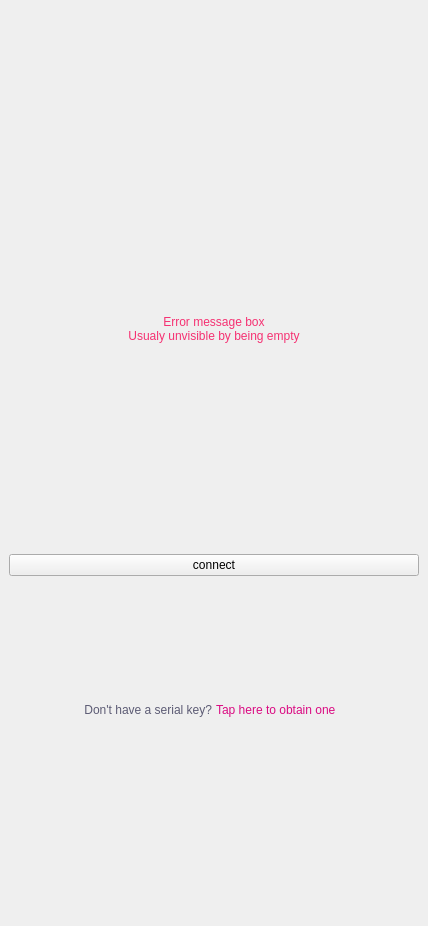
<?xml version="1.0" encoding="UTF-8"?>
<ui version="4.0">
 <class>Login</class>
 <widget class="QWidget" name="Login">
  <property name="geometry">
   <rect>
    <x>0</x>
    <y>0</y>
    <width>428</width>
    <height>926</height>
   </rect>
  </property>
  <property name="windowTitle">
   <string>Form</string>
  </property>
  <layout class="QVBoxLayout" name="verticalLayout">
   <property name="spacing">
    <number>0</number>
   </property>
   <property name="leftMargin">
    <number>0</number>
   </property>
   <property name="topMargin">
    <number>0</number>
   </property>
   <property name="rightMargin">
    <number>0</number>
   </property>
   <property name="bottomMargin">
    <number>0</number>
   </property>
   <item>
    <widget class="DapGuiWidget" name="Background" native="true">
     <property name="cssStyle" stdset="0">
      <string>backgroundcolor</string>
     </property>
     <layout class="QHBoxLayout" name="horizontalLayout_4">
      <property name="spacing">
       <number>0</number>
      </property>
      <property name="leftMargin">
       <number>0</number>
      </property>
      <property name="topMargin">
       <number>0</number>
      </property>
      <property name="rightMargin">
       <number>0</number>
      </property>
      <property name="bottomMargin">
       <number>0</number>
      </property>
      <item>
       <widget class="DapGuiWidget" name="MainWidget" native="true">
        <property name="cssStyle" stdset="0">
         <string>window base-widget nobackground</string>
        </property>
        <layout class="QVBoxLayout" name="verticalLayout_2">
         <property name="spacing">
          <number>0</number>
         </property>
         <property name="leftMargin">
          <number>0</number>
         </property>
         <property name="topMargin">
          <number>0</number>
         </property>
         <property name="rightMargin">
          <number>0</number>
         </property>
         <property name="bottomMargin">
          <number>0</number>
         </property>
         <item>
          <widget class="DapGuiWidget" name="kelGuiWidget_2" native="true">
           <property name="cssStyle" stdset="0">
            <string>login-margin-connect-top</string>
           </property>
          </widget>
         </item>
         <item>
          <widget class="DapGuiWidget" name="widget" native="true">
           <property name="cssStyle" stdset="0">
            <string>login-logo-holder</string>
           </property>
           <layout class="QHBoxLayout" name="horizontalLayout">
            <property name="spacing">
             <number>0</number>
            </property>
            <property name="leftMargin">
             <number>0</number>
            </property>
            <property name="topMargin">
             <number>0</number>
            </property>
            <property name="rightMargin">
             <number>0</number>
            </property>
            <property name="bottomMargin">
             <number>0</number>
            </property>
            <item>
             <widget class="DapGuiLabel" name="label">
              <property name="text">
               <string/>
              </property>
              <property name="cssStyle" stdset="0">
               <string>login_logo noborder nobackground</string>
              </property>
             </widget>
            </item>
           </layout>
          </widget>
         </item>
         <item>
          <widget class="DapGuiWidget" name="kelGuiWidget_4" native="true">
           <property name="styleSheet">
            <string notr="true">#kelGuiWidget_4{ 	height: 20px; 	min-height: 20px; 	max-height: 20px; background-color: rgba(0,0,0,0);}</string>
           </property>
           <property name="cssStyle" stdset="0">
            <string>login-margin-bottom</string>
           </property>
          </widget>
         </item>
         <item>
          <widget class="DapGuiLabel" name="lStatus">
           <property name="styleSheet">
            <string notr="true">#lStatus{ 	font: 13px/18px; 
 	color: #F53172; 
 	font-family: 'Lato'; 
 	font-weight: normal; 	font-style: normal; 	font-size: normal; 
 	height: 40px; 	min-height: 40px; 	max-height: 40px; 
 	border: none; 
 	background-color: rgba(0,0,0,0); }</string>
           </property>
           <property name="text">
            <string>Error message box
Usualy unvisible by being empty</string>
           </property>
           <property name="alignment">
            <set>Qt::AlignCenter</set>
           </property>
           <property name="cssStyle" stdset="0">
            <string>font13 red_error lato normal login-error-message noborder nobackground</string>
           </property>
          </widget>
         </item>
         <item>
          <widget class="DapGuiWidget" name="kelGuiWidget_5" native="true">
           <property name="cssStyle" stdset="0">
            <string>nobackground</string>
           </property>
           <layout class="QHBoxLayout" name="horizontalLayout_6">
            <property name="spacing">
             <number>0</number>
            </property>
            <property name="leftMargin">
             <number>0</number>
            </property>
            <property name="topMargin">
             <number>0</number>
            </property>
            <property name="rightMargin">
             <number>0</number>
            </property>
            <property name="bottomMargin">
             <number>0</number>
            </property>
            <item>
             <widget class="DapGuiWidget" name="kelGuiWidget" native="true">
              <property name="cssStyle" stdset="0">
               <string>login-width nobackground</string>
              </property>
              <layout class="QVBoxLayout" name="verticalLayout_3">
               <property name="spacing">
                <number>0</number>
               </property>
               <property name="leftMargin">
                <number>0</number>
               </property>
               <property name="topMargin">
                <number>0</number>
               </property>
               <property name="rightMargin">
                <number>0</number>
               </property>
               <property name="bottomMargin">
                <number>0</number>
               </property>
               <item>
                <widget class="DapGuiSeparator" name="kelGuiSeparator" native="true">
                 <property name="styleSheet">
                  <string notr="true"/>
                 </property>
                </widget>
               </item>
               <item>
                <widget class="DapGuiButton" name="btnChooseServer" native="true">
                 <property name="enabled">
                  <bool>false</bool>
                 </property>
                 <property name="cssStyle" stdset="0">
                  <string>cwb_height</string>
                 </property>
                 <property name="mainText" stdset="0">
                  <string>Auto select</string>
                 </property>
                 <property name="subText" stdset="0">
                  <string>choosing server</string>
                 </property>
                 <property name="mainCssClass" stdset="0">
                  <string>darkblue bold font20 lato nobackground noborder</string>
                 </property>
                 <property name="subCssClass" stdset="0">
                  <string>gray uppercase font12 lato nobackground noborder</string>
                 </property>
                 <property name="leftCssClass" stdset="0">
                  <string>darkblue normalbold font30 noborder</string>
                 </property>
                 <property name="separator" stdset="0">
                  <bool>true</bool>
                 </property>
                 <property name="link" stdset="0">
                  <bool>true</bool>
                 </property>
                </widget>
               </item>
               <item>
                <widget class="DapGuiButton" name="btnChooseSerial" native="true">
                 <property name="cssStyle" stdset="0">
                  <string>cwb_height</string>
                 </property>
				 <property name="buttonStyle" stdset="0">
                  <enum>DapGuiButton::EditTopMainBottomSub</enum>
                 </property>
                 <property name="mainText" stdset="0">
                  <string/>
                 </property>
                 <property name="subText" stdset="0">
                  <string>serial key</string>
                 </property>
                 <property name="mainCssClass" stdset="0">
                  <string>darkblue bold font20 lato nobackground letterspace noborder</string>
                 </property>
                 <property name="subCssClass" stdset="0">
                  <string>gray uppercase font12 lato nobackground noborder</string>
                 </property>
                 <property name="leftCssClass" stdset="0">
                  <string>darkblue normalbold font30 noborder</string>
                 </property>
                 <property name="separator" stdset="0">
                  <bool>true</bool>
                 </property>
                 <property name="inputMask" stdset="0">
                  <string/>
                 </property>
                </widget>
               </item>
              </layout>
             </widget>
            </item>
           </layout>
          </widget>
         </item>
         <item>
          <widget class="DapGuiWidget" name="widget_3" native="true">
           <property name="cssStyle" stdset="0">
            <string>nobackground</string>
           </property>
           <layout class="QHBoxLayout" name="horizontalLayout_2">
            <item>
             <widget class="DapGuiPushButton" name="btnConnect">
              <property name="text">
               <string>connect</string>
              </property>
             </widget>
            </item>
           </layout>
          </widget>
         </item>
         <item>
          <widget class="DapGuiWidget" name="widget_4" native="true">
           <property name="cssStyle" stdset="0">
            <string>nobackground</string>
           </property>
           <layout class="QHBoxLayout" name="horizontalLayout_3">
            <property name="spacing">
             <number>4</number>
            </property>
            <property name="leftMargin">
             <number>0</number>
            </property>
            <property name="topMargin">
             <number>0</number>
            </property>
            <property name="rightMargin">
             <number>0</number>
            </property>
            <property name="bottomMargin">
             <number>0</number>
            </property>
            <item>
             <widget class="DapGuiLabel" name="lDontHave">
              <property name="styleSheet">
               <string notr="true">#lDontHave{ 	font: 16px/19px; 
 	color: #5C5B74; 
 	font-family: 'Lato'; 
 	font-weight: normal; 	font-style: normal; 	font-size: normal; 
 	border: none; 
 	background-color: rgba(0,0,0,0); }</string>
              </property>
              <property name="text">
               <string>Don't have a serial key?</string>
              </property>
              <property name="alignment">
               <set>Qt::AlignRight|Qt::AlignTrailing|Qt::AlignVCenter</set>
              </property>
              <property name="cssStyle" stdset="0">
               <string>font16 gray_passive lato normal noborder nobackground</string>
              </property>
             </widget>
            </item>
            <item>
             <widget class="DapGuiLabel" name="btnObtainNewKey">
              <property name="styleSheet">
               <string notr="true">#btnObtainNewKey{ 	font: 16px/19px; 
 	color: #DA0B82; 
 	font-family: 'Lato'; 
 	font-weight: normal; 	font-style: normal; 	font-size: normal; 
 	border: none; 
 	background-color: rgba(0,0,0,0); }</string>
              </property>
              <property name="text">
               <string>Tap here to obtain one</string>
              </property>
              <property name="cssStyle" stdset="0">
               <string>font16 red lato normal noborder nobackground</string>
              </property>
              <property name="flat" stdset="0">
               <bool>true</bool>
              </property>
             </widget>
            </item>
           </layout>
          </widget>
         </item>
         <item>
          <widget class="DapGuiWidget" name="kelGuiWidget_3" native="true">
           <property name="cssStyle" stdset="0">
            <string>footer</string>
           </property>
          </widget>
         </item>
        </layout>
       </widget>
      </item>
     </layout>
    </widget>
   </item>
  </layout>
 </widget>
 <customwidgets>
  <customwidget>
   <class>DapGuiSeparator</class>
   <extends>QWidget</extends>
   <header>dapguiseparator.h</header>
  </customwidget>
  <customwidget>
   <class>DapGuiLabel</class>
   <extends>QLabel</extends>
   <header>dapguilabel.h</header>
  </customwidget>
  <customwidget>
   <class>DapGuiWidget</class>
   <extends>QWidget</extends>
   <header>dapguiwidget.h</header>
   <container>1</container>
  </customwidget>
  <customwidget>
   <class>DapGuiButton</class>
   <extends>QWidget</extends>
   <header>dapguibutton.h</header>
  </customwidget>
  <customwidget>
   <class>DapGuiPushButton</class>
   <extends>QPushButton</extends>
   <header>dapguipushbutton.h</header>
  </customwidget>
 </customwidgets>
 <resources/>
 <connections/>
</ui>
